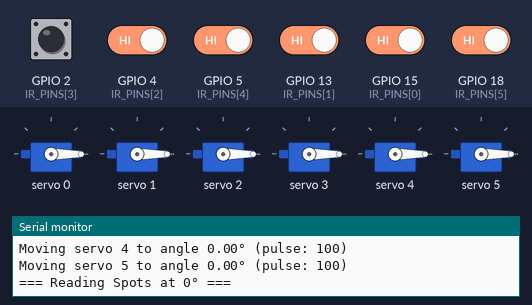
The sketch below on a simulated ESP32. On the bench: 6 × servo, the last lines printed to the serial monitor. The inputs (shaded band) are chosen by the test bench; at power-on: GPIO 2 (IR_PINS[3]), GPIO 4 (IR_PINS[2]), GPIO 5 (IR_PINS[4]), GPIO 13 (IR_PINS[1]), GPIO 15 (IR_PINS[0]), GPIO 18 (IR_PINS[5]) HIGH. WiFi joins after 1.5 s; servers stay silent unless stated; web services answer with replies made up by the test bench.

Above: at 3.8 s.
3.9 s: GPIO 2 (IR_PINS[3]) driven LOW and GPIO 4 (IR_PINS[2]) driven LOW
6.9 s: GPIO 2 (IR_PINS[3]) pulsed HIGH 5 times (0.12 s each, 0.3 s apart)
At 8.9 s:
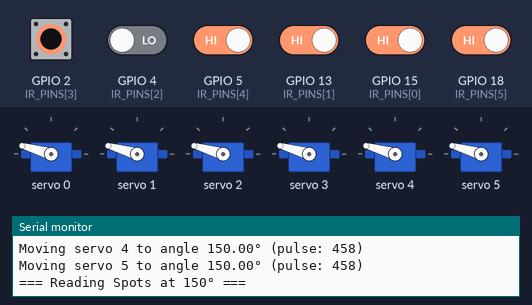
9.9 s: GPIO 2 (IR_PINS[3]) driven HIGH
At 29.18 s:
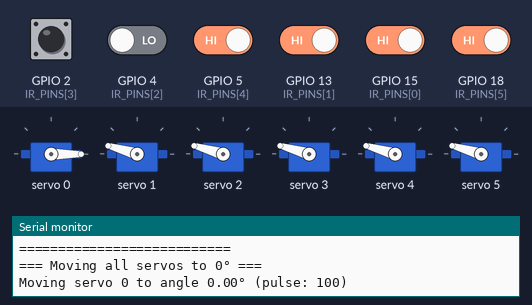
Timing chart, 0 to 30.7 s (numbered marks = the images above; inputs shaded):
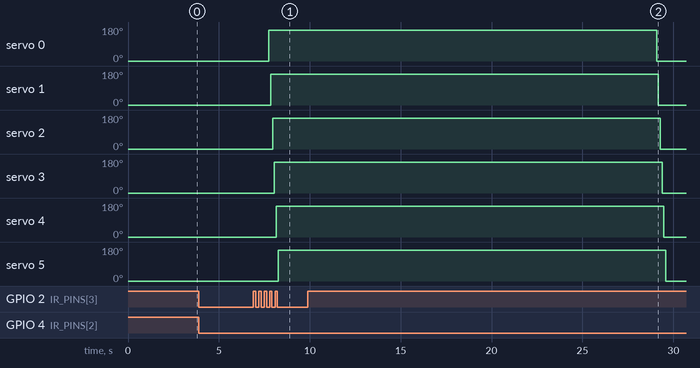

Measured:
- after the input at 3.9 s, every drawn part: stays the same

The sketch:

newCode.ino
```cpp
#include <WiFi.h>
#include <HTTPClient.h>
#include <Wire.h>
#include <Adafruit_PWMServoDriver.h>

// ====== Wi-Fi Credentials ======
const char* ssid = "WIFI_SSID";
const char* password = "WIFI_PASSWORD";

// ====== ThingSpeak Configuration ======
// Channel mapping:
// Channel 1 (IR on Servo 1) -> A1, A2
// Channel 2 (IR on Servo 2) -> A3, A4
// Channel 3 (IR on Servo 3) -> B1, B2
// Channel 4 (IR on Servo 4) -> B3, B4
// Channel 5 (IR on Servo 5) -> C1, C2
// Channel 6 (IR on Servo 6) -> C3, C4
const char* apiKeys[6] = {
  "API_KEY_1", // Channel 1 - Servo 1 IR (A1,A2)
  "API_KEY_2", // Channel 2 - Servo 2 IR (A3,A4)
  "API_KEY_3", // Channel 3 - Servo 3 IR (B1,B2)
  "API_KEY_4", // Channel 4 - Servo 4 IR (B3,B4)
  "API_KEY_5", // Channel 5 - Servo 5 IR (C1,C2)
  "API_KEY_6"  // Channel 6 - Servo 6 IR (C3,C4)
};

// PCA9685 driver (default I²C address 0x40)
Adafruit_PWMServoDriver pwm = Adafruit_PWMServoDriver();

// Number of servos and their PCA9685 channels (0–15)
const uint8_t NUM_SERVOS = 6;
const uint8_t servoChannels[NUM_SERVOS] = { 0, 1, 2, 3, 4, 5 };

// IR sensor pins for each servo (one IR per servo)
const int IR_PINS[NUM_SERVOS] = {15, 13, 4, 2, 5, 18};  // GPIO pins for IR sensors

// Sampling parameters for reliable readings
const int SAMPLES_PER_SPOT = 40;  // Number of samples to take during 4s window
const int SAMPLE_DELAY = 100;     // Delay between samples (100ms * 40 = 4s total)
const float OCCUPANCY_THRESHOLD = 0.7;  // 70% threshold for determining occupancy

// Arrays to store all spot readings (12 total spots: A1-A4, B1-B4, C1-C4)
bool allSpots[12] = {false}; // Even indices = 0° spots, Odd indices = 150° spots

// Pulse limits for SG90 servos (correct working values)
const uint16_t SERVOMIN = 100;   // Working value for 0 degrees
const uint16_t SERVOMAX = 530;   // Working value for 180 degrees

// I2C pins
const int I2C_SDA = 21;
const int I2C_SCL = 22;

// Move one servo on `channel` to `angle` (0–180°)
void setServoAngle(uint8_t channel, float angle) {
  angle = constrain(angle, 0, 180);
  uint16_t pulse = map(angle, 0, 180, SERVOMIN, SERVOMAX);
  pwm.setPWM(channel, 0, pulse);
  Serial.print("Moving servo ");
  Serial.print(channel);
  Serial.print(" to angle ");
  Serial.print(angle);
  Serial.print("° (pulse: ");
  Serial.print(pulse);
  Serial.println(")");
}

void scanI2C() {
  byte error, address;
  int nDevices = 0;
  Serial.println("Scanning for I2C devices...");
  for(address = 1; address < 127; address++) {
    Wire.beginTransmission(address);
    error = Wire.endTransmission();
    if (error == 0) {
      Serial.print("I2C device found at address 0x");
      if (address < 16) Serial.print("0");
      Serial.println(address, HEX);
      nDevices++;
    }
  }
  if (nDevices == 0) Serial.println("No I2C devices found!");
}

// Function to send all data to ThingSpeak simultaneously
void sendAllToThingSpeak() {
  if (WiFi.status() == WL_CONNECTED) {
    HTTPClient http[6]; // One for each channel
    String responses[6];

    Serial.println("\n=== Sending Data to ThingSpeak ===");
    for(int i = 0; i < 6; i++) {
      String url = "http://api.thingspeak.com/update?api_key=" + String(apiKeys[i]);
      // Each IR has 2 spots: spots[i*2] for 0° and spots[i*2+1] for 150°
      url += "&field1=" + String(allSpots[i*2] ? 1 : 0);   // First spot at 0°
      url += "&field2=" + String(allSpots[i*2+1] ? 1 : 0); // Second spot at 150°

      http[i].begin(url);

      // Send request and get response
      int httpResponseCode = http[i].GET();

      String spots;
      switch(i) {
        case 0: spots = "A1,A2"; break;
        case 1: spots = "A3,A4"; break;
        case 2: spots = "B1,B2"; break;
        case 3: spots = "B3,B4"; break;
        case 4: spots = "C1,C2"; break;
        case 5: spots = "C3,C4"; break;
      }
      Serial.print("Channel ");
      Serial.print(i + 1);
      Serial.print(" (");
      Serial.print(spots);
      Serial.print(") Response: ");
      Serial.println(httpResponseCode);

      http[i].end();
    }
    Serial.println("===========================\n");
  } else {
    Serial.println("WiFi Not Connected!");
  }
}

// Function to read all spots in one position
void readSpotsAtPosition(bool isSecondPosition) {
  int detectionCounts[NUM_SERVOS] = {0};

  Serial.print("\n=== Reading Spots at ");
  Serial.print(isSecondPosition ? "150" : "0");
  Serial.println("° ===");

  // Take samples over 4 second period
  for(int sample = 0; sample < SAMPLES_PER_SPOT; sample++) {
    for(int i = 0; i < NUM_SERVOS; i++) {
      if(digitalRead(IR_PINS[i]) == LOW) {
        detectionCounts[i]++;
      }
    }
    delay(SAMPLE_DELAY);
  }

  // Process readings
  for(int i = 0; i < NUM_SERVOS; i++) {
    float occupancyRate = (float)detectionCounts[i] / SAMPLES_PER_SPOT;
    int spotIndex = i * 2 + (isSecondPosition ? 1 : 0); // Calculate spot index in allSpots array
    allSpots[spotIndex] = (occupancyRate > OCCUPANCY_THRESHOLD);

    String spotName;
    if (i < 2) spotName = "A" + String(spotIndex + 1);
    else if (i < 4) spotName = "B" + String(spotIndex - 3);
    else spotName = "C" + String(spotIndex - 7);

    Serial.print("Spot ");
    Serial.print(spotName);
    Serial.print(" (");
    Serial.print(occupancyRate * 100);
    Serial.print("% detection rate): ");
    Serial.println(allSpots[spotIndex] ? "OCCUPIED" : "EMPTY");
  }
  Serial.println("========================");
}

void setup() {
  Serial.begin(115200);
  while(!Serial) delay(10);  // Wait for Serial to be ready

  Serial.println("\nStarting Servo Test...");

  // Initialize I2C
  Wire.begin(I2C_SDA, I2C_SCL);
  delay(100);

  // Initialize IR sensor pins
  for(int i = 0; i < NUM_SERVOS; i++) {
    pinMode(IR_PINS[i], INPUT);
  }

  // Scan for I2C devices
  scanI2C();

  // Initialize servo driver
  Serial.println("Initializing PCA9685...");
  if (!pwm.begin()) {
    Serial.println("PCA9685 not found! Check connections");
    while (1);
  }
  Serial.println("PCA9685 found successfully!");

  pwm.setOscillatorFrequency(27000000);
  pwm.setPWMFreq(50);  // 50 Hz update rate for servos
  Serial.println("PWM frequency set to 50Hz");

  delay(1000);  // Give time for servos to initialize

  // Add WiFi connection
  WiFi.begin(ssid, password);
  Serial.print("Connecting to WiFi");
  while (WiFi.status() != WL_CONNECTED) {
    delay(500);
    Serial.print(".");
  }
  Serial.println("\nWiFi Connected!");
}

void loop() {
  // Move all servos to 0° and read first spots
  Serial.println("\n=== Moving all servos to 0° ===");
  for (uint8_t i = 0; i < NUM_SERVOS; i++) {
    setServoAngle(servoChannels[i], 0);
    delay(100);
  }
  delay(500); // Let servos settle
  readSpotsAtPosition(false); // Read spots at 0°

  // Move all servos to 150° and read second spots
  Serial.println("\n=== Moving all servos to 150° ===");
  for (uint8_t i = 0; i < NUM_SERVOS; i++) {
    setServoAngle(servoChannels[i], 150);
    delay(100);
  }
  delay(500); // Let servos settle
  readSpotsAtPosition(true); // Read spots at 150°

  // Send all data to ThingSpeak simultaneously
  sendAllToThingSpeak();

  // Wait before next cycle (ThingSpeak needs 15s between updates)
  delay(15000);
}
```
